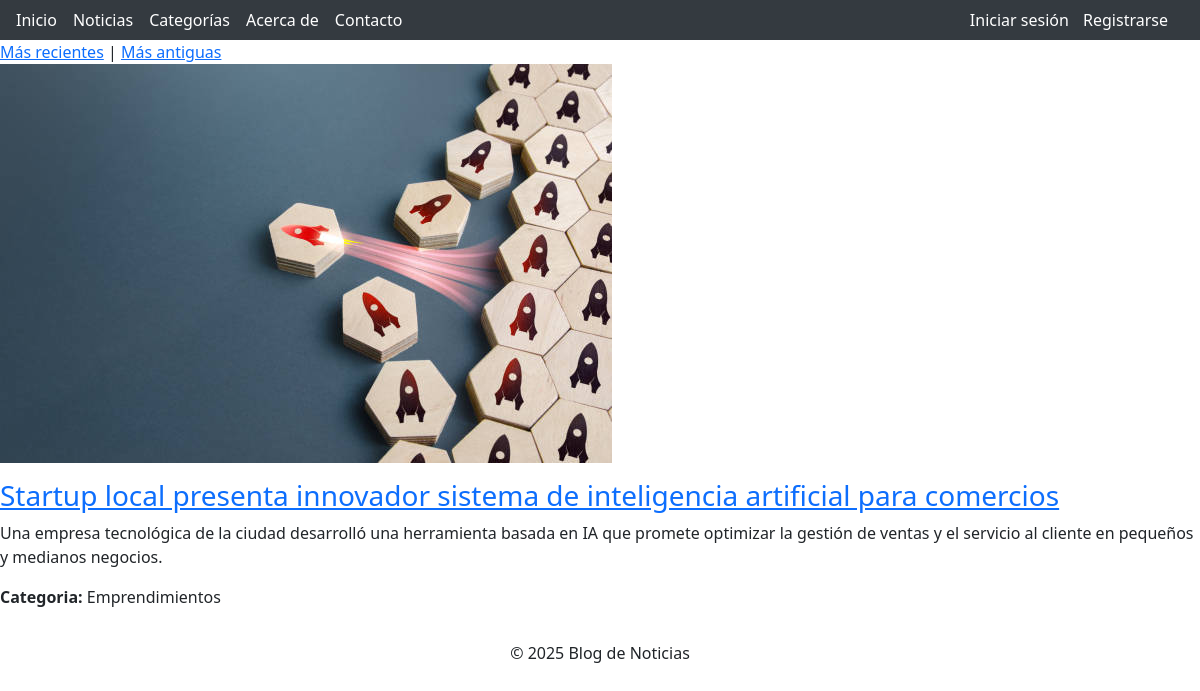
The page /noticias/listar on the database as committed earlier.
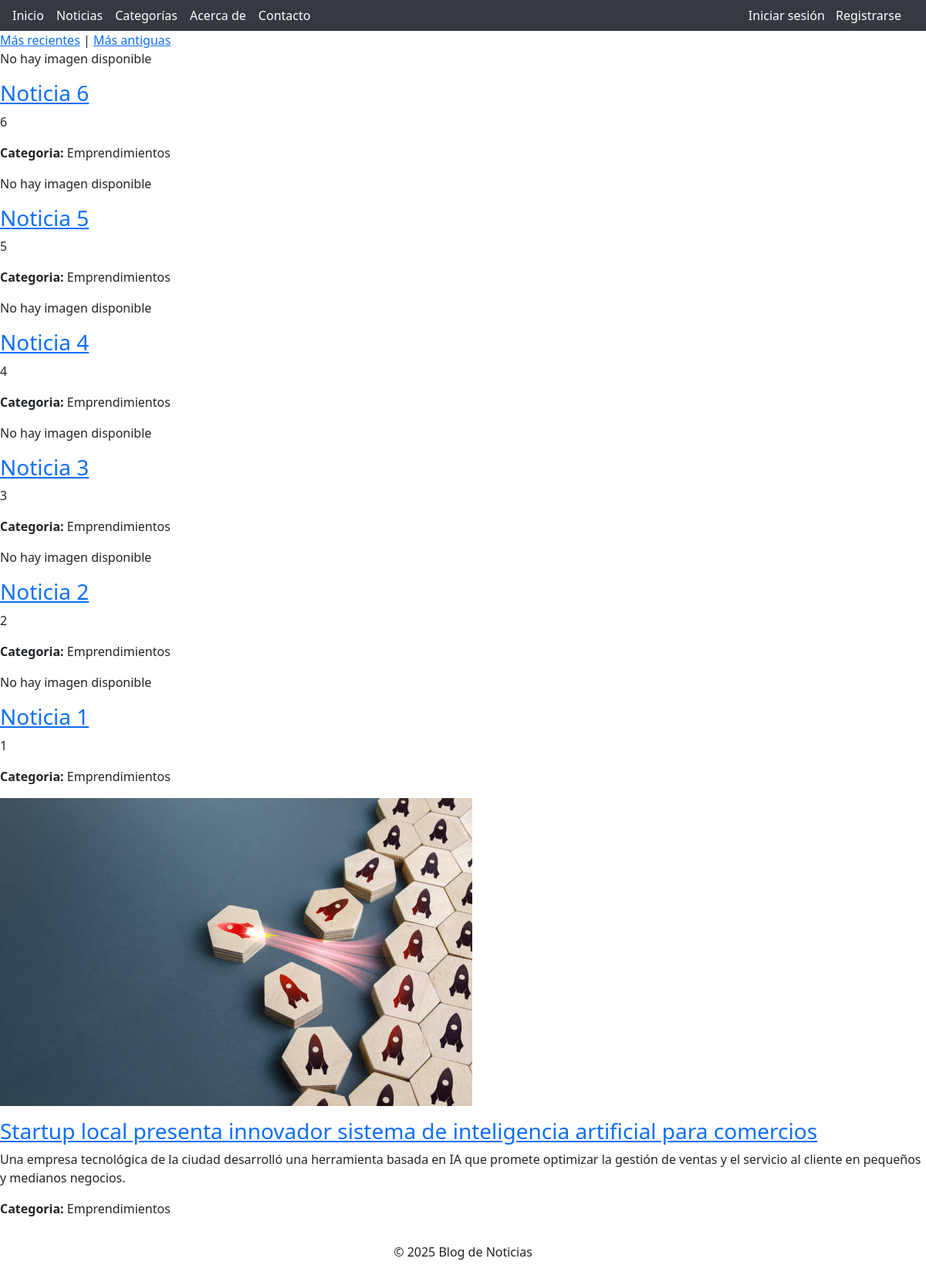
The same page on the database as committed later.
### apps/noticias/models.py (models this page shows, shortened)
class Noticia(models.Model):
    titulo = models.CharField(max_length=200)
    resumen = models.TextField(max_length=300, blank=True)
    contenido = models.TextField()
    imagen = models.ImageField(upload_to='noticias/', blank=True, null=True)
    categoria = models.ForeignKey(Categoria, on_delete=models.SET_NULL, null=True)
    fecha_creacion = models.DateTimeField(auto_now_add=True)
    fecha_actualizacion = models.DateTimeField(auto_now=True)
    class Meta:
        ordering = ['-fecha_creacion']

### apps/categorias/models.py (models this page shows)
class Categoria(models.Model):
    nombre = models.CharField(max_length=30, unique=True)
    descripcion = models.CharField(max_length=300)
    imagen = models.ImageField(upload_to='categorias')
    def __str__(self):
        return self.nombre

### apps/noticias/views.py (the view)
# urls.py: path('listar', views.Listado_Noticias.as_view(), name = 'path_listado_noticias'),
class Listado_Noticias(ListView):
    model = Noticia
    template_name = 'noticias/lista_noticias.html'
    context_object_name = 'noticias'
    def get_queryset(self):
        orden = self.request.GET.get('orden', None)
        if orden:
            if orden == 'rec':
                return Noticia.objects.order_by('-fecha_creacion')
            else:
                return Noticia.objects.order_by('fecha_creacion')
        else:
            return Noticia.objects.all()

### templates/noticias/lista_noticias.html (shortened to what this page needs)
{% extends 'base.html' %}
{% block content %}
<div>
    <a href="{% url 'noticias:path_listado_noticias' %}?orden=rec">Más recientes</a> |
    <a href="{% url 'noticias:path_listado_noticias' %}?orden=ant">Más antiguas</a>
    <br>
</div>
{% for noticia in object_list %}
{% if noticia.imagen %}
        <p><img src="{{ noticia.imagen.url }}"></p>
    {% else %}
        <p>No hay imagen disponible</p>
    {% endif %}
    <h3><a href="{% url 'noticias:path_detalle_noticias' noticia.pk %}">{{ noticia.titulo }}</a></h3>
    <p>{{ noticia.resumen }}</p>
    <p><strong> Categoria: </strong> {{ noticia.categoria }}</p>
{% endfor %}
{% endblock %}

Rows that differ between the two databases and show on the page:
added Noticia: imagen "No hay imagen disponible", titulo "Noticia 6", resumen "6", categoria "Emprendimientos"
added Noticia: imagen "No hay imagen disponible", titulo "Noticia 5", resumen "5", categoria "Emprendimientos"
added Noticia: imagen "No hay imagen disponible", titulo "Noticia 4", resumen "4", categoria "Emprendimientos"
added Noticia: imagen "No hay imagen disponible", titulo "Noticia 3", resumen "3", categoria "Emprendimientos"
added Noticia: imagen "No hay imagen disponible", titulo "Noticia 2", resumen "2", categoria "Emprendimientos"
added Noticia: imagen "No hay imagen disponible", titulo "Noticia 1", resumen "1", categoria "Emprendimientos"
